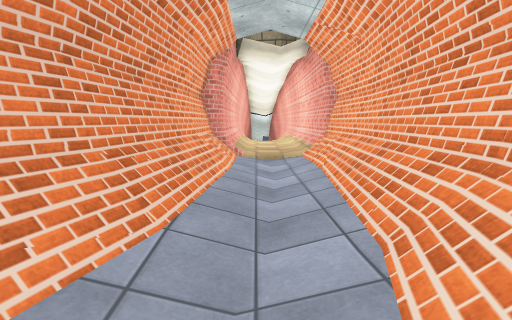
view 1 (above)

14 first-person views from a walk through a Unity game level. The camera is 1.3 m above the floor, tilts 8° down and sees 85° across. The floor is counted in squares, 1 m on a side. Each view is taken from the middle of a square. On the plan, view 1 faces up. The plan holds only what a view shows up to about 13 squares ahead; the rest is blank. The place goes on beyond the plan. Surface patterns are stand-ins for the level's own textures.

view 2
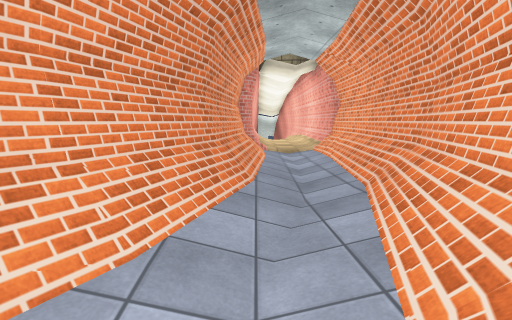

view 3
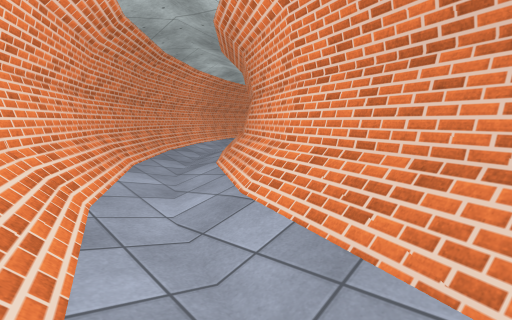

view 4
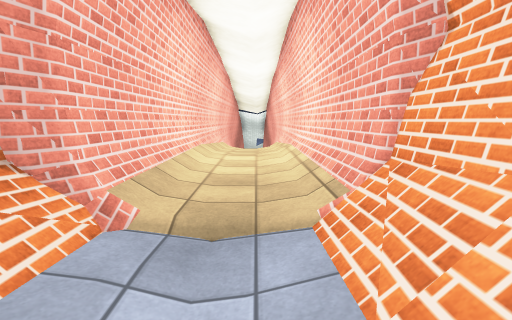

view 5
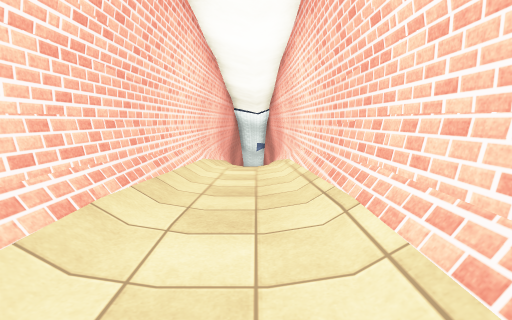

view 6
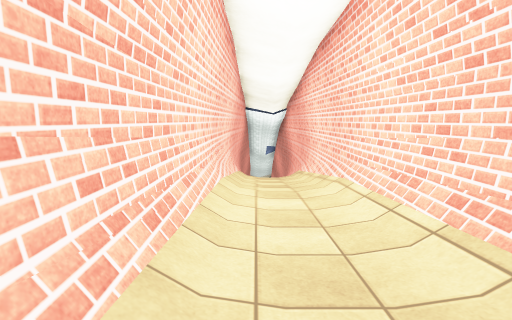

view 7
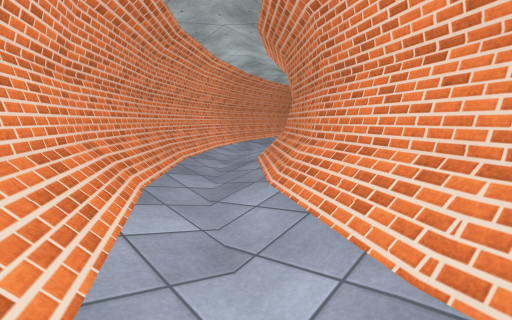

view 8
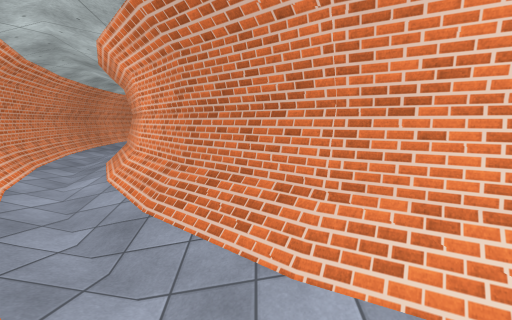

view 9
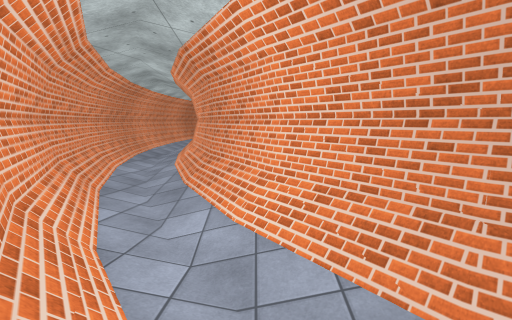

view 10
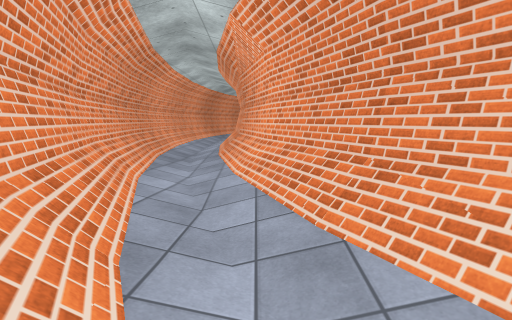

view 11
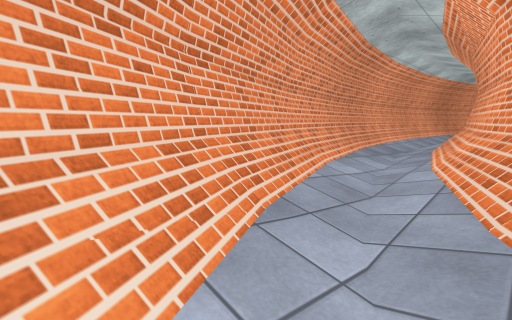

view 12
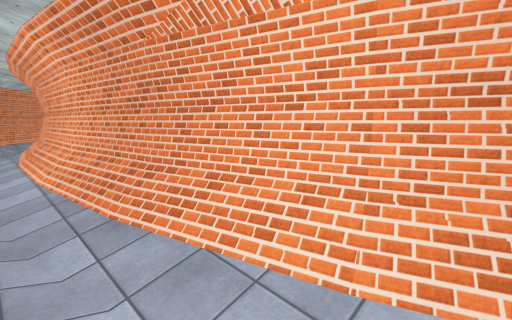

view 13
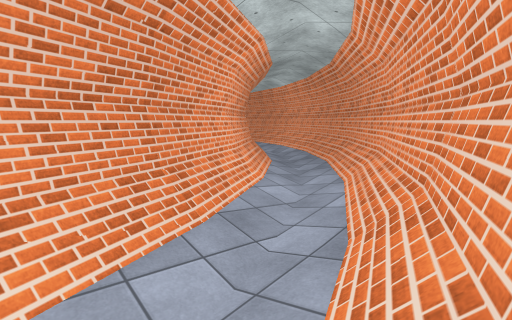

view 14
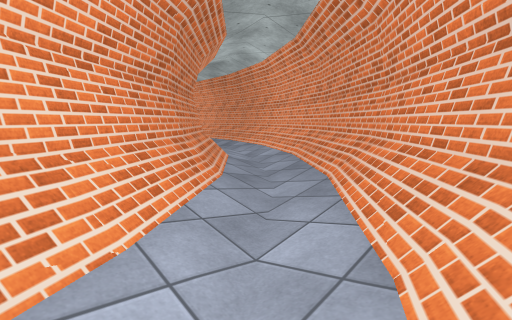

### Floor plan
Key: @ floor where view 1 was taken; # wall or solid block; . main floor; : floor 0.25 m higher than the main floor; - floor 0.25 m lower than the main floor; _ floor 0.5 m lower than the main floor; < floor 0.75 m lower than the main floor; ( floor 1 m lower than the main floor; / step, stairs or slope; = window, fence, low wall or low ledge; O other object.
Columns run from 23 left of view 1 to 3 right of it. Each row starts with its distance up from view 1.
 27                       #((=#
 26                       #<<=#
 25                       #_<=#
 24                       #__=#
 23                       #--=#
 22                       #--=#
 21                       #--=#
 20                       #.-=#
 19                       #..=#
 18                       #..=#
 17                       #..=#
 16                       #:.=#
 15                       #:.=#
 14                       #..=#
 13                       #..=#
 12                       #..=#
 11                       #..=#
 10                      ##../#
  9                      #/../#
  8                      #/../#
  7                      #/../#
  6                      #/../#
  5                      #/../#
  4                      #/-.##
  3                      #/-/#
  2                     ##/-/#
  1                     #O//O#
  0                    ##/-@O#
 -1                    #O/-/##
 -2                   ##///O#
 -3                  ##O/-/##
 -4                  #O/-//#
 -5                 ##////##
 -6               ###////##
 -7              ##O////##
 -8            ###O/-///#
 -9          ###O//-//###
-10       ####O//-//O##
-11  ######////--//O##
-12 ###//////-///O###
-13 /.../---////###
-14 ---./////####
-15  ////#####
-16  #####

Positions as (right, up) in squares from view 1, and headings:
1: (0, 0), facing up
2: (-1, -3), facing up
3: (1, 3), facing down-left
4: (1, 7), facing up
5: (1, 13), facing up
6: (0, 16), facing up
7: (0, 0), facing down-left
8: (-1, -4), facing left
9: (-4, -8), facing left
10: (-9, -11), facing left
11: (-9, -10), facing down-left
12: (-15, -14), facing up-left
13: (-15, -14), facing up-right
14: (-10, -11), facing up-right
